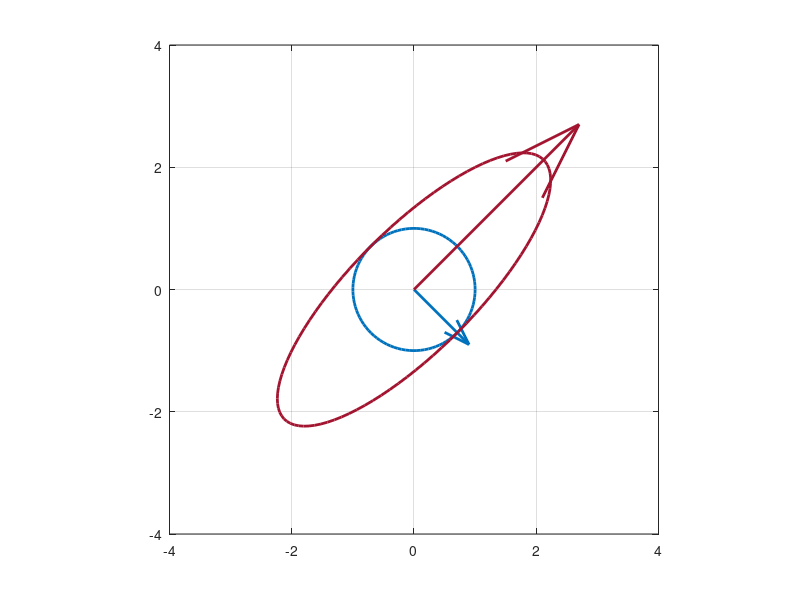
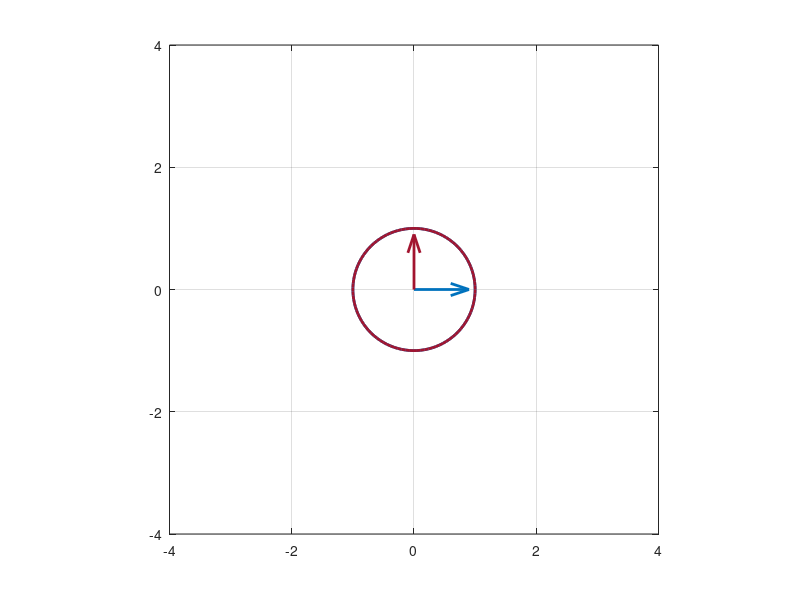

MATLAB code for these plots, in order:
clc;
clear all;
close all;
clf;
axis_low = -4;
axis_high = 4;
t = linspace(0, 2*pi, 100)';
xc = cos(t);
yc = sin(t);
circle = [xc, yc];
ellipse = [xc + 2*yc, 2*xc + yc];
eigvec_i1 = abs(-1)*[1; -1];
eigvec_i2 = abs(3)*[1; 1];
eigvec_ii1 = 1*[1; 0];
eigvec_ii2 = 1*[0; 1];
fig1 = figure();
hold on
plot(circle(:,1), circle(:,2), "linewidth", 2, "color", [0 0.4470 0.7410]);
hold on
quiver(0, 0, eigvec_i1(1), eigvec_i1(2), "linewidth", 2, "color", [0 0.4470 0.7410]);
hold on
plot(ellipse(:,1), ellipse(:,2), "linewidth", 2, "color", [0.6350 0.0780 0.1840]);
hold on
quiver(0, 0, eigvec_i2(1), eigvec_i2(2), "linewidth", 2, "color", [0.6350 0.0780 0.1840]);
grid on;
box on;
axis([axis_low, axis_high, axis_low, axis_high], "square");
print(fig1,'-dpngalpha', '-r300', '4i.png');
ellipse = [xc, yc];
fig2 = figure();
hold on
plot(circle(:,1), circle(:,2), "linewidth", 2, "color", [0 0.4470 0.7410]);
hold on
quiver(0, 0, eigvec_ii1(1), eigvec_ii1(2), "linewidth", 2, "color", [0 0.4470 0.7410]);
hold on
plot(ellipse(:,1), ellipse(:,2), "linewidth", 2, "color", [0.6350 0.0780 0.1840]);
hold on
quiver(0, 0, eigvec_ii2(1), eigvec_ii2(2), "linewidth", 2, "color", [0.6350 0.0780 0.1840]);
grid on;
box on;
axis([axis_low, axis_high, axis_low, axis_high], "square");
print(fig2,'-dpngalpha', '-r300', '4ii.png');
pause
